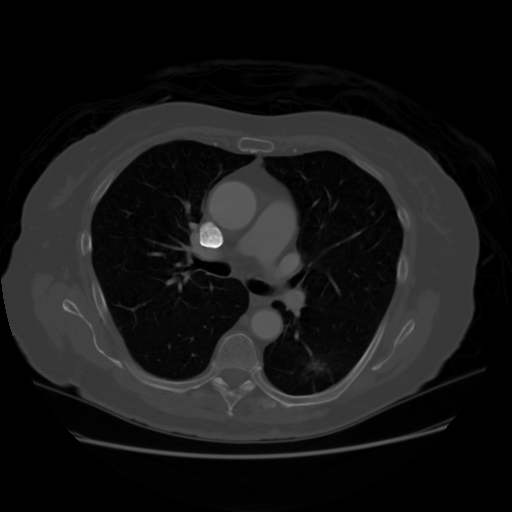
#> input picture data/CT.png, 512 x 512 px, found by its file name
$ python mod_1_CT_custom.py
#> lines starting #> are read from the running program, lines starting #| are printed output that depends on the picture; after the words box and inside, x2 and y2 are one past the last pixel; in counts of white or black regions, pixels touching at a corner belong together
"""!@file mod_1_CT_custom.py

@brief CT Segmentation using custom region growing algorithm

@details This module contains the code for the segmentation of a CT image.
The lungs are segmented using a custom region growing algorithm, with the seeds
being the 2 smallest regions in the thresholded image.

@author T. Breitburd on 14/06/2024
"""


import numpy as np
import skimage
import matplotlib.pyplot as plt
from skimage.measure import label
from skimage.morphology import disk, closing
import os

# Load the image and reduce to 1 channel
ct = skimage.io.imread("./data/CT.png")
#> ct is the input picture: shape (512, 512, 4); mean R, G, B, A 22.8, 22.8, 22.8, 255
ct = ct[:, :, 0]
#> ct: shape (512, 512)

# ----------------------------------------
# Define some functions
# ----------------------------------------


def otsu_threshold(image):
    """!@brief Function to apply Otsu's thresholding to an image,
    from https://www.baeldung.com/cs/otsu-segmentation, section 2.4

    @param image the image to threshold, numpy array

    @return the thresholded image, numpy array"""

    # Discretize the problem of finding the optimal threshold by binning the
    # data

    # Get the histogram of the image
    hist, bins = np.histogram(image, bins=256, density=True)
#> hist = 256 values, max 0.334 at index 0, min 0 at index 33, mean 0.00392; bins = 257 values from 0 to 255

    # Calculate bin centres
    bin_centres = (bins[:-1] + bins[1:]) / 2
#> bin_centres = 256 values from 0.498 to 254.5

    # Because histogram is normalized, we can calculate the probabilities
    # of the classes, for all possible thresholds
    P0 = np.cumsum(hist)
#> P0 = 256 values from 0.334 to 1
    P1 = np.cumsum(hist[::-1])[::-1]
#> P1 = 256 values, max 1 at index 0, min 7.66e-06 at index 252, mean 0.0933

    # Calculate the class means
    M0 = np.cumsum(hist * bin_centres) / P0
#> M0 = 256 values from 0.498 to 23.19
    M1 = (np.cumsum((hist * bin_centres)[::-1]) / P1[::-1])[::-1]
#> M1 = 256 values from 23.19 to 254.5

    # Calculate the inter-class variance
    var = P0 * P1 * ((M0 - M1) ** 2)
#> var = 256 values, max 780.9 at index 33, min 0.411 at index 255, mean 206.3

    # Find the threshold that maximizes the inter-class variance
    threshold = bins[np.argmax(var)]
#> threshold = 32.87

    # Apply the threshold
    image_ = image < threshold
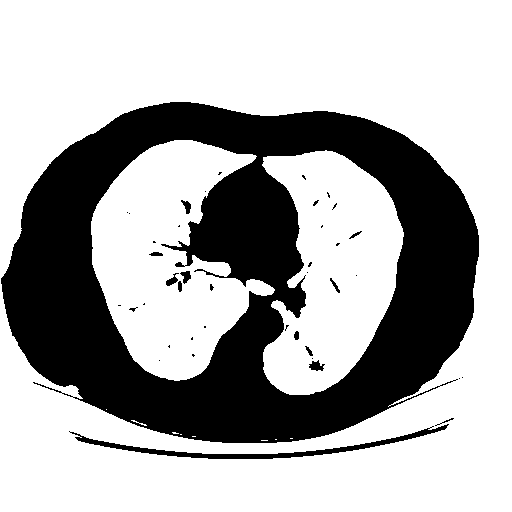
#> image_: shape (512, 512) bool; 67.8% white; 41 black regions (28 under 20 px), largest, box (x1, y1, x2, y2) and area: (1, 102, 479, 443) 81924, (69, 424, 449, 459) 1812, (309, 360, 325, 371) 103

    return image_


def region_growing(image, seed, threshold=0.2):
    """!@brief Perform region growing algorithm on an image,
    from https://sbme-tutorials.github.io/2019/cv/notes/6_week6.html

    @param image the image to segment, numpy array
    @param seed the seed pixel, tuple
    @param threshold the threshold to use, float

    @return the segmented image, numpy array"""

    # Get the image dimensions
    rows, cols = image.shape

    # Initialize the segmented image and the list of unsegmented pixels
    is_segmented = np.zeros_like(image, dtype=bool)
    unsegmented_pxl = [seed]
    seed_value = image[seed]
    image_ = np.copy(image)

    # While there are unsegmented pixels
    while unsegmented_pxl:
        # Get the next unssegmented pixel
        x, y = unsegmented_pxl.pop(0)
        if not is_segmented[x, y]:
            is_segmented[x, y] = True

            # Get the neighbors
            neighbors = [(x - 1, y), (x + 1, y), (x, y - 1), (x, y + 1)]
            for x_temp, y_temp in neighbors:
                # Check if the pixel is in the image (for edges) and not segmented
                if (
                    0 <= x_temp < rows
                    and 0 <= y_temp < cols
                    and not is_segmented[x_temp, y_temp]
                ):
                    # Check for similarity
                    if (
                        np.abs(float(image[x_temp, y_temp]) - float(seed_value)) / 255
                        < threshold
                    ):
                        unsegmented_pxl.append((x_temp, y_temp))

    # Set the segmented region to white
    for i in range(rows):
        for j in range(cols):
            if is_segmented[i, j]:
                image_[i, j] = 255
    return image_


# ----------------------------------------
# First identify where the lungs are
# ----------------------------------------

# Threshold the image
ct_thresh = otsu_threshold(ct)

# Apply closing to remove the small objects
ct_masked = closing(ct_thresh, disk(3))
#> ct_masked: shape (512, 512) bool; 68.9% white; 5 black regions, box (x1, y1, x2, y2) and area: (1, 102, 479, 443) 81294, (310, 362, 321, 371) 67, (166, 277, 177, 286) 55, (183, 271, 191, 280) 46, (184, 202, 191, 209) 29

print("Image thesholded.")

# Identify regions in the thresholded image
ct_regions = label(ct_masked)
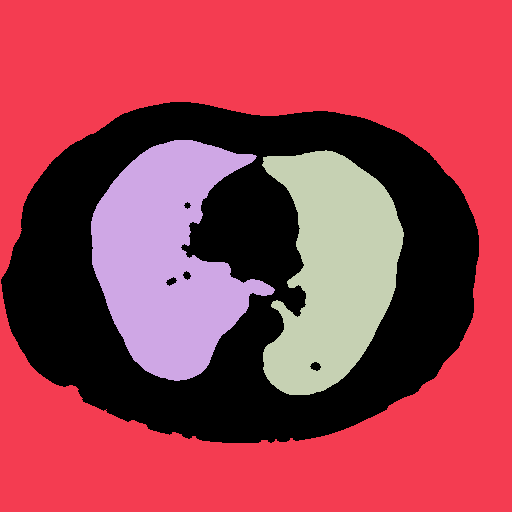
#> ct_regions: shape (512, 512) int32; 4 distinct labels, from 0 to 3; one colour per label, 0 black
n_regions = len(np.unique(ct_regions))
#> n_regions = 4

# The lung regions are going be the 2 smallest ones
region_sizes = np.bincount(ct_regions.flatten())
#> region_sizes = [81491, 132415, 25550, 22688]

# Get indices of 2 smallest values
indices = np.argpartition(region_sizes, 2)[:2]
#> indices = [3, 2]

# Get seeds for the region growing
idx1 = len(np.argwhere(ct_regions == indices[0])) // 2
#> idx1 = 11344
idx2 = len(np.argwhere(ct_regions == indices[1])) // 2
#> idx2 = 12775

seed1 = tuple(np.argwhere(ct_regions == indices[0])[idx1])
#> seed1 = (268, 347)
seed2 = tuple(np.argwhere(ct_regions == indices[1])[idx2])
#> seed2 = (266, 153)

print("Seeds found.")

# ----------------------------------------
# Region Growing
# ----------------------------------------

# First one
mask_flood = region_growing(ct, seed1, threshold=0.15)
#> in region_growing, `unsegmented_pxl = [seed]`: unsegmented_pxl = [(268, 347)]
#> in region_growing, `seed_value = image[seed]`: seed_value = 5
#> the loop in region_growing, `while unsegmented_pxl:` made 45303 passes
#> (x, y, neighbors) on passes 1 to 11: (268, 347, [(267, 347), (269, 347), (268, 346), (268, 348)]), (267, 347, [(266, 347), (268, 347), (267, 346), (267, 348)]), (269, 347, [(268, 347), (270, 347), (269, 346), (269, 348)]), (268, 346, [(267, 346), (269, 346), (268, 345), (268, 347)]), (268, 348, [(267, 348), (269, 348), (268, 347), (268, 349)]), (266, 347, [(265, 347), (267, 347), (266, 346), (266, 348)]), (267, 346, [(266, 346), (268, 346), (267, 345), (267, 347)]), (267, 348, [(266, 348), (268, 348), (267, 347), (267, 349)]), (270, 347, [(269, 347), (271, 347), (270, 346), (270, 348)]), (269, 346, [(268, 346), (270, 346), (269, 345), (269, 347)]), (269, 348, [(268, 348), (270, 348), (269, 347), (269, 349)])
#> (x, y) on passes 12, 13, 15, 16, 21, 23: (267, 346), (269, 346), (267, 348), (269, 348), (266, 346), (266, 348)
#> after the loop in region_growing, `while unsegmented_pxl:`:
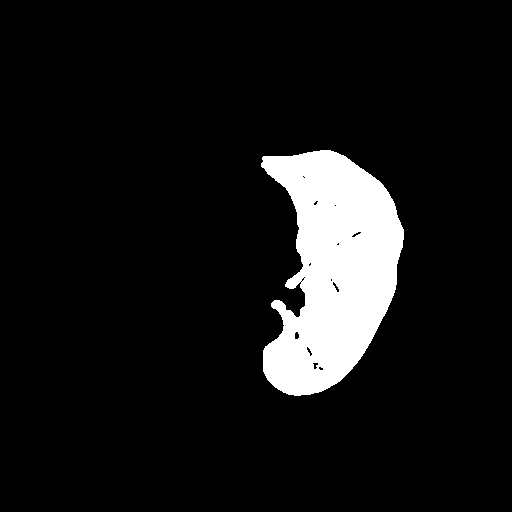
#> is_segmented: shape (512, 512) bool; 8.8% white; 1 white region, box (x1, y1, x2, y2) and area: (261, 150, 404, 396) 22951
#> after the loop in region_growing, `while unsegmented_pxl:`: unsegmented_pxl = []
#> after the loop in region_growing, `for i in range(rows):`:
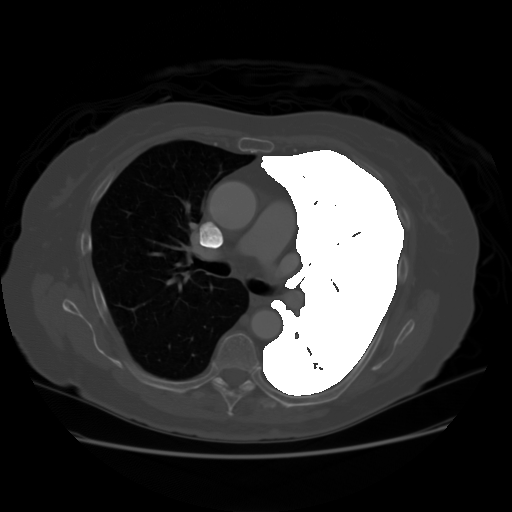
#> image_: shape (512, 512); min 0, max 255, mean 44.3
# Then the other
mask_flood = region_growing(mask_flood, seed2, threshold=0.15)
#> call 2 of region_growing, with seed = (266, 153), threshold = 0.15
#> in region_growing (call 2), `unsegmented_pxl = [seed]`: unsegmented_pxl = [(266, 153)]
#> in region_growing (call 2), `seed_value = image[seed]`: seed_value = 4
#> the loop in region_growing (call 2), `while unsegmented_pxl:` made 50438 passes
#> (x, y, neighbors) on passes 1 to 11: (266, 153, [(265, 153), (267, 153), (266, 152), (266, 154)]), (265, 153, [(264, 153), (266, 153), (265, 152), (265, 154)]), (267, 153, [(266, 153), (268, 153), (267, 152), (267, 154)]), (266, 152, [(265, 152), (267, 152), (266, 151), (266, 153)]), (266, 154, [(265, 154), (267, 154), (266, 153), (266, 155)]), (264, 153, [(263, 153), (265, 153), (264, 152), (264, 154)]), (265, 152, [(264, 152), (266, 152), (265, 151), (265, 153)]), (265, 154, [(264, 154), (266, 154), (265, 153), (265, 155)]), (268, 153, [(267, 153), (269, 153), (268, 152), (268, 154)]), (267, 152, [(266, 152), (268, 152), (267, 151), (267, 153)]), (267, 154, [(266, 154), (268, 154), (267, 153), (267, 155)])
#> (x, y) on passes 12, 13, 15, 16, 21, 23: (265, 152), (267, 152), (265, 154), (267, 154), (264, 152), (264, 154)
#> after the loop in region_growing (call 2), `while unsegmented_pxl:`:
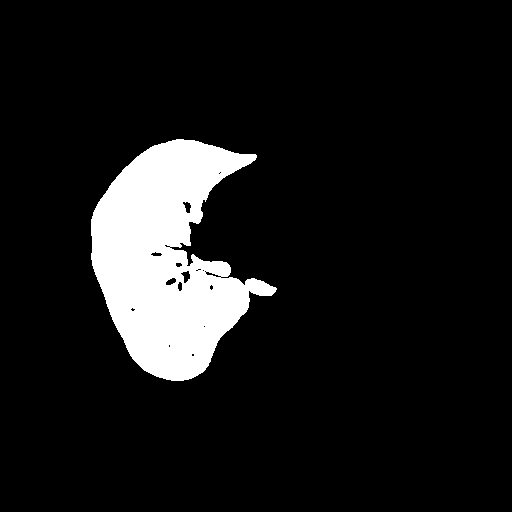
#> is_segmented: shape (512, 512) bool; 9.8% white; 1 white region, box (x1, y1, x2, y2) and area: (91, 139, 277, 381) 25585
#> after the loop in region_growing (call 2), `while unsegmented_pxl:`: unsegmented_pxl = []
#> after the loop in region_growing (call 2), `for i in range(rows):`:
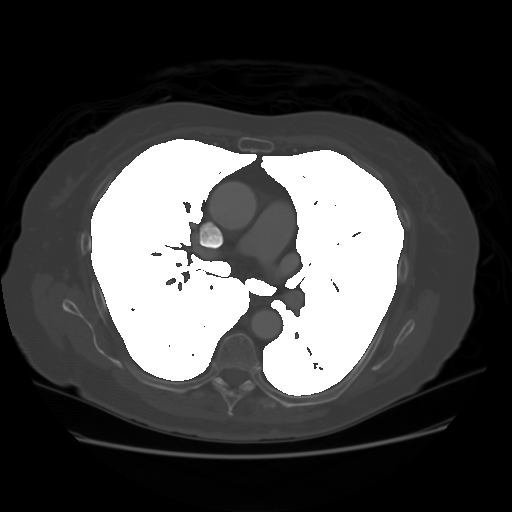
#> image_: shape (512, 512); 9.76% of pixels changed, all inside (x1, y1, x2, y2) = (91, 139, 277, 381)

# Threshold the image again
threshold = 254

binary = mask_flood > threshold
#> binary: shape (512, 512) bool; 18.5% white; 3 white regions (1 under 20 px), largest, box (x1, y1, x2, y2) and area: (91, 139, 277, 381) 25585, (261, 150, 404, 396) 22951

# Apply closing to get rid of inter-lung tissue
masked = closing(binary, disk(3))
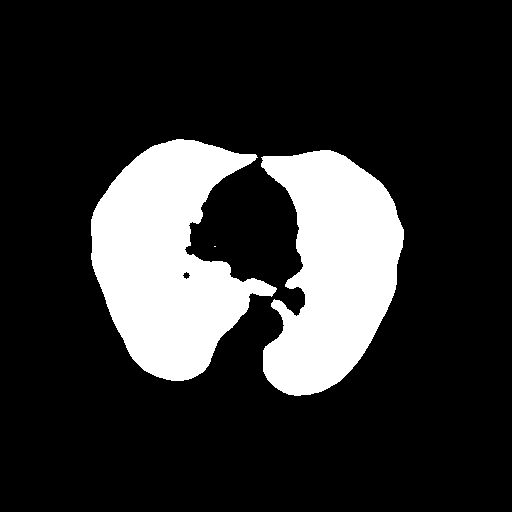
#> masked: shape (512, 512) bool; 18.7% white; 3 white regions (1 under 20 px), largest, box (x1, y1, x2, y2) and area: (91, 139, 277, 381) 26015, (261, 150, 404, 396) 23121

print("Region growing done.")

# ---------------------------------------
# Plot the results
# ---------------------------------------

plt.style.use("seaborn-v0_8-darkgrid")

fig, ax = plt.subplots(2, 2, figsize=(10, 10))

ax[0, 0].imshow(ct, cmap="gray")
ax[0, 0].set_title("(a) Original CT")
ax[0, 0].grid(False)

ax[0, 1].imshow(ct_regions, cmap="tab20")
ax[0, 1].set_title("(b) Regions")
ax[0, 1].grid(False)

ax[1, 0].imshow(mask_flood, cmap="gray")
ax[1, 0].set_title("(c) Region Growing")
ax[1, 0].grid(False)

ax[1, 1].imshow(masked, cmap="gray")
ax[1, 1].set_title("(d) Segmented CT")
ax[1, 1].grid(False)

plt.suptitle("CT Segmentation")
plt.tight_layout()
# Save the plot
cur_dir = os.getcwd()
plots_dir = os.path.join(cur_dir, "Plots")
os.makedirs(plots_dir, exist_ok=True)

plot_dir = os.path.join(plots_dir, "CT_Segmentation_custom.png")
plt.savefig(plot_dir)

plt.close()
